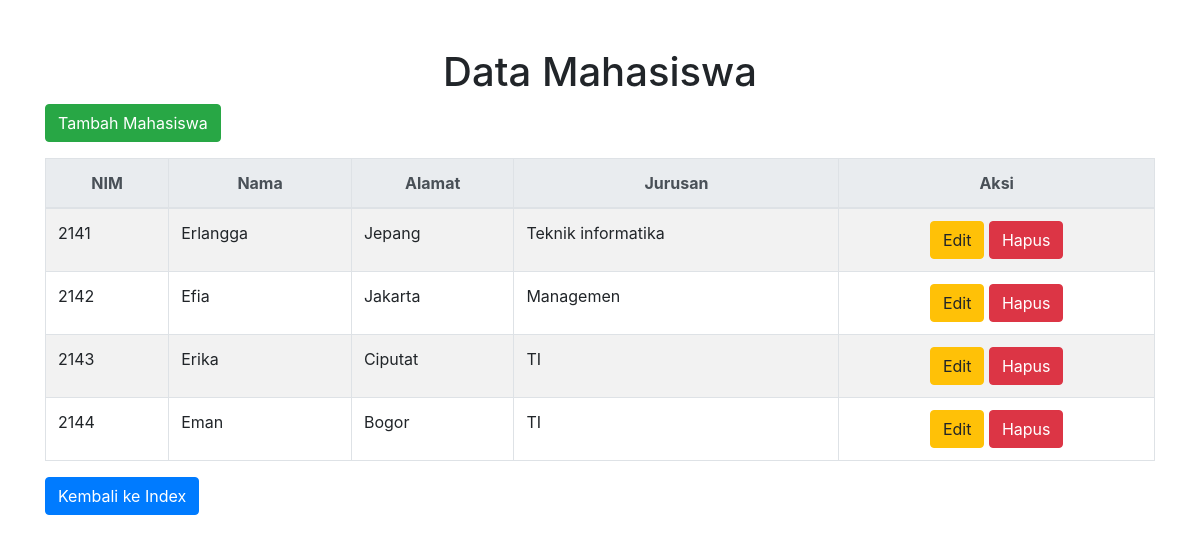
The page /admin/mahasiswa/index.php (signed in) on the database its author committed.
### tables this page shows
CREATE TABLE `tbl_mahasiswa` (
  `nim` int(15) NOT NULL,
  `nama_mahasiswa` varchar(100) NOT NULL,
  `alamat_mahasiswa` varchar(255) NOT NULL,
  `jurusan` varchar(100) NOT NULL
);

### admin/mahasiswa/index.php (the view, shortened to what this page needs)
<?php
$host = "localhost";
$username = "root";
$password = "";
$dbname = "db_pelatihan";
$conn = new mysqli($host, $username, $password, $dbname);
$mahasiswa_sql = "SELECT * FROM tbl_mahasiswa";
$mahasiswa_result = $conn->query($mahasiswa_sql);
?>
<!DOCTYPE html>
<html lang="en">
<head>
    <link href="https://stackpath.bootstrapcdn.com/bootstrap/4.5.2/css/bootstrap.min.css" rel="stylesheet">
    <link href="https://cdn.jsdelivr.net/npm/sweetalert2@11/dist/sweetalert2.min.css" rel="stylesheet">
</head>
<body class="container mt-5">
    <h1 class="text-center">Data Mahasiswa</h1>
    <button onclick="window.location.href='tambah.php'" class="btn btn-success mb-3">Tambah Mahasiswa</button>
    <table class="table table-bordered table-striped">
        <thead class="thead-light">
            <tr>
                <th style="text-align: center;">NIM</th>
                <th style="text-align: center;">Nama</th>
                <th style="text-align: center;">Alamat</th>
                <th style="text-align: center;">Jurusan</th>
                <th style="text-align: center;">Aksi</th>
            </tr>
        </thead>
        <tbody>
            <?php if ($mahasiswa_result->num_rows > 0) { ?>
                <?php while ($row = $mahasiswa_result->fetch_assoc()) { ?>
                    <tr>
                        <td><?php echo htmlspecialchars($row['nim']); ?></td>
                        <td><?php echo htmlspecialchars($row['nama_mahasiswa']); ?></td>
                        <td><?php echo htmlspecialchars($row['alamat_mahasiswa']); ?></td>
                        <td><?php echo htmlspecialchars($row['jurusan']); ?></td>
                        <td style="text-align: center;">
                            <a href="edit.php?id=<?php echo urlencode($row['nim']); ?>" class="btn btn-warning">Edit</a>
                            <a href="#" class="btn btn-danger" onclick="confirmDelete('<?php echo urlencode($row['nim']); ?>')">Hapus</a>
                        </td>
                    </tr>
                <?php } ?>
            <?php } else { ?>
                <tr>
                    <td colspan="5" class="text-center">Tidak ada data mahasiswa ditemukan.</td>
                </tr>
            <?php } ?>
        </tbody>
    </table>
    <button onclick="window.location.href='../../index.php'" class="btn btn-primary">Kembali ke Index</button>
</body>
</html>

### rows shown on the page
tbl_mahasiswa: nim "2141", nama_mahasiswa "Erlangga", alamat_mahasiswa "Jepang", jurusan "Teknik informatika"
tbl_mahasiswa: nim "2142", nama_mahasiswa "Efia", alamat_mahasiswa "Jakarta", jurusan "Managemen"
tbl_mahasiswa: nim "2143", nama_mahasiswa "Erika", alamat_mahasiswa "Ciputat", jurusan "TI"
tbl_mahasiswa: nim "2144", nama_mahasiswa "Eman", alamat_mahasiswa "Bogor", jurusan "TI"
